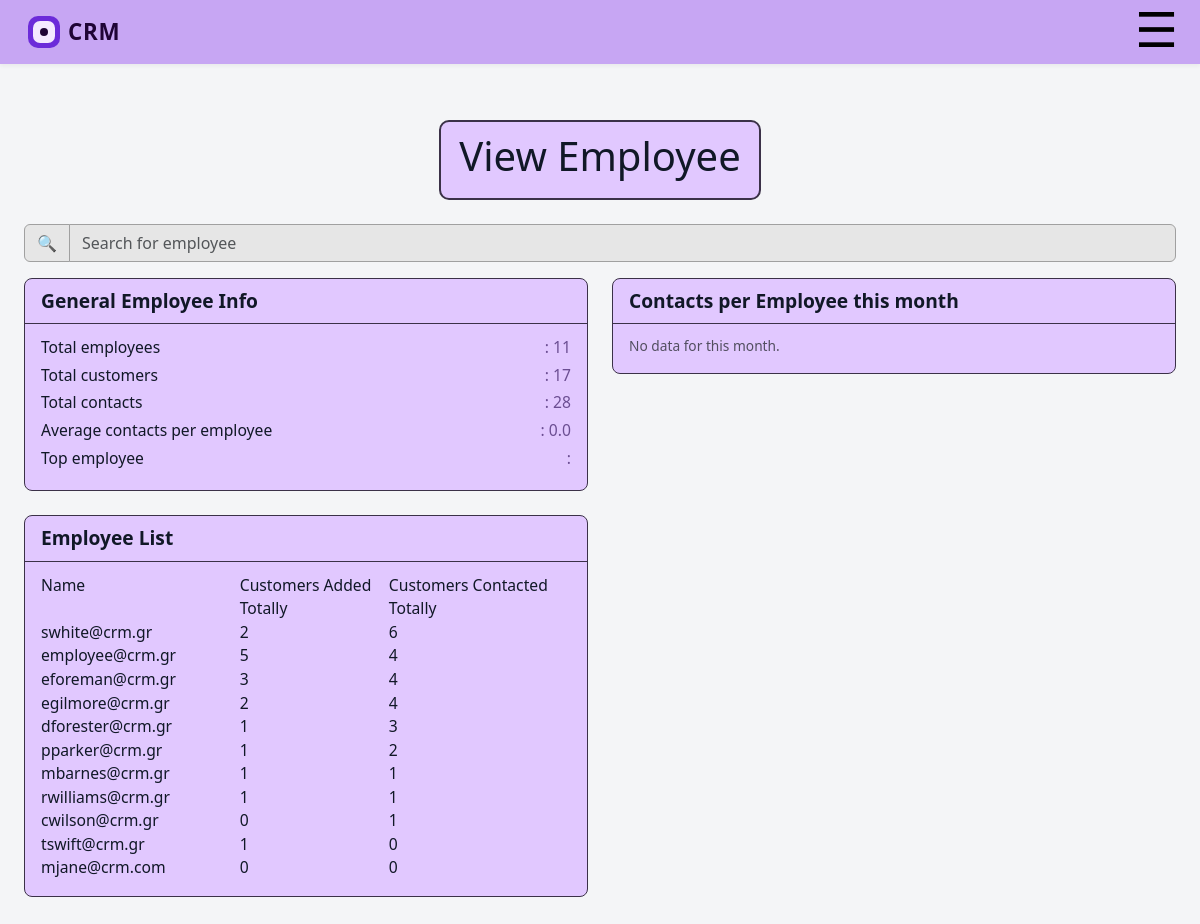
/manager/viewemployee, run on the app's committed database.
### tables this page shows
CREATE TABLE users (
                        id INTEGER PRIMARY KEY AUTOINCREMENT,
                        "username" TEXT NOT NULL, 
                        password TEXT NOT NULL,
                        role TEXT DEFAULT 'member',
                        created_at TIMESTAMP DEFAULT CURRENT_TIMESTAMP
                    , name TEXT, status TEXT);

### app.py (the view)
@app.route("/manager/viewemployee")
def manager_view_emplo():
    conn = get_db_connection()
    cur = conn.cursor()
    cur.execute("SELECT COUNT(*) FROM employees;")
    total_empl = cur.fetchone()[0]
    cur.execute("SELECT COUNT(*) FROM customers;")
    total_cus = cur.fetchone()[0]
    cur.execute("SELECT COUNT(*) FROM customer_contact;")
    total_cont = cur.fetchone()[0]
    cur.execute("""
        SELECT COUNT(*)
        FROM customer_contact
        WHERE last_contact >= date('now','start of month')
          AND last_contact <  date('now','start of month','+1 month');
    """)
    contacts_this_month = cur.fetchone()[0]
    average_cont = round(contacts_this_month / total_empl, 2)
    cur.execute("""
        SELECT e.username, COUNT(*) AS activity_count
        FROM customer_contact cc
        JOIN employees e ON e.id = cc.created_by_user_id
        WHERE cc.last_contact >= date('now','start of month')
          AND cc.last_contact <  date('now','start of month','+1 month')
        GROUP BY e.id
        ORDER BY activity_count DESC
        LIMIT 1;
    """)
    row = cur.fetchone()
    top_employee = row[0] if row else None
    cur.execute("""
        SELECT e.username AS name, COUNT(*) AS count
        FROM customer_contact cc
        JOIN employees e ON e.id = cc.created_by_user_id
        WHERE cc.last_contact >= date('now','start of month')
          AND cc.last_contact <  date('now','start of month','+1 month')
        GROUP BY e.id
        ORDER BY count DESC;
    """)
    month_contacts = [{"name": r[0], "count": r[1]} for r in cur.fetchall()]
    cur.execute("""
        SELECT
          e.username AS name,

          (SELECT COUNT(*)
           FROM customers c
           WHERE c.created_by_user_id = e.id
          ) AS customers_added_total,

          (SELECT COUNT(DISTINCT cc.customer_id)
           FROM customer_contact cc
           WHERE cc.created_by_user_id = e.id
          ) AS customers_contacted_total

        FROM employees e
        ORDER BY customers_contacted_total DESC, customers_added_total DESC, e.username;
    """)
    employee_list = [
        {
            "name": r[0],
            "customers_added_total": r[1],
            "customers_contacted_total": r[2],
        }
        for r in cur.fetchall()
    ]
    conn.close()
    stats = {
        "total_empl": total_empl,
        "total_cus": total_cus,
        "total_cont": total_cont,
        "average_cont": average_cont,
        "top_employee": top_employee,
        "month_contacts": month_contacts,
        "employee_list": employee_list,
        }
    return render_template("manager_view_emplo.html", stats=stats)

### app.py (called while the page is built)
def get_db_connection():
    conn = sqlite3.connect("task_manager.db")
    conn.row_factory = sqlite3.Row
    conn.execute("PRAGMA foreign_keys = ON;")
    return conn

### templates/manager_view_emplo.html (shortened to what this page needs)
{% extends "base_manager.html" %}
{% block content %}
<div class="container-xl mt-4">
<div class="d-flex justify-content-center mb-4">
    <div class="activity-header-box">
        <h1 class="admin-dashboard-title">View Employee</h1>
    </div>
</div>
    </div>
        <form method="get" class="admin-search mb-3">
            <div class="input-group">
                <span class="input-group-text admin-search-icon">🔍</span>
                <input
                    type="text"
                    class="form-control admin-search-input"
                    name="q"
                    placeholder="Search for employee"
                    value="{{ q or '' }}"
                >
            </div>
        </form>
<div class="d-flex flex-column gap-4">
  <div class="row g-4">
    <div class="col-md-6">
      <div class="activity-card">
        <div class="activity-card-header">General Employee Info</div>
        <div class="activity-card-body">
          <div class="activity-row">
            <span>Total employees</span><span>: {{ stats.total_empl }}</span>
          </div>
          <div class="activity-row">
            <span>Total customers</span><span>: {{ stats.total_cus }}</span>
          </div>
          <div class="activity-row">
            <span>Total contacts</span><span>: {{ stats.total_cont }}</span>
          </div>
          <div class="activity-row">
            <span>Average contacts per employee</span><span>: {{ stats.average_cont }}</span>
          </div>
          <div class="activity-row">
            <span>Top employee</span><span>: {{ stats.top_employee_name }}</span>
          </div>
        </div>
      </div>
    </div>
    <div class="col-md-6">
      <div class="activity-card">
        <div class="activity-card-header">Contacts per Employee this month</div>
        <div class="activity-card-body">
          {% set max_val = (stats.month_contacts | map(attribute='count') | max) if stats.month_contacts else 1 %}
          {% if not stats.month_contacts %}
            <div class="text-muted small">No data for this month.</div>
          {% endif %}
        </div>
      </div>
    </div>
  </div>
  <div class="row g-4">
    <div class="col-md-6">
      <div class="activity-card">
        <div class="activity-card-header">Employee List</div>
        <div class="activity-card-body">
          <div class="emp-table">
            <div class="emp-head">
              <div class="emp-col name">Name</div>
              <div class="emp-col num">Customers Added Totally</div>
              <div class="emp-col num">Customers Contacted Totally</div>
            </div>
            {% for e in stats.employee_list %}
              <div class="emp-row">
                <div class="emp-col name">{{ e.name }}</div>
                <div class="emp-col num">{{ e.customers_added_total }}</div>
                <div class="emp-col num">{{ e.customers_contacted_total }}</div>
              </div>
            {% endfor %}
          </div>
        </div>
      </div>
    </div>
  </div>
</div>
{% endblock %}

### static/css/app.css (style rules this page uses)
:root { --app-bg: #f4f5f7; --app-primary: #6c2bd9; --app-primary-dark: #4c1ca3; --app-button-bg: #7a869a; --app-text-main: #111827; }
body.bg-app { background-color: var(--app-bg); font-family: system-ui, -apple-system, BlinkMacSystemFont, "Segoe UI", sans-serif; color: var(--app-text-main); }
.activity-header-box { display: inline-block; padding: 10px 18px; background: #e1c8ff; border: 2px solid #3b3148; border-radius: 10px; }
.activity-card { background: #e1c8ff; border-radius: 8px; border: 1.5px solid #3b3148; overflow: hidden; }
.activity-card-header { font-weight: 700; font-size: 1.2rem; padding: 8px 16px; border-bottom: 1px solid #3b3148; }
.activity-card-body { padding: 12px 16px 16px; font-size: 0.98rem; }
.activity-row { display: flex; justify-content: space-between; margin-bottom: 4px; }
.activity-row span:last-child { color: #6b4e92; }
.admin-search .input-group-text.admin-search-icon { background: #e6e6e6; border: 1px solid #a0a0a0; }
.admin-search-input { background: #e6e6e6; border: 1px solid #a0a0a0; }
.emp-head, .emp-row { display: grid; grid-template-columns: 1.2fr 0.9fr 1.1fr; }

### data on the page
users: name "swhite@crm.gr", customers_added_total "2", customers_contacted_total "6"
users: name "employee@crm.gr", customers_added_total "5", customers_contacted_total "4"
users: name "eforeman@crm.gr", customers_added_total "3", customers_contacted_total "4"
users: name "egilmore@crm.gr", customers_added_total "2", customers_contacted_total "4"
users: name "dforester@crm.gr", customers_added_total "1", customers_contacted_total "3"
users: name "pparker@crm.gr", customers_added_total "1", customers_contacted_total "2"
users: name "mbarnes@crm.gr", customers_added_total "1", customers_contacted_total "1"
users: name "rwilliams@crm.gr", customers_added_total "1", customers_contacted_total "1"
users: name "cwilson@crm.gr", customers_added_total "0", customers_contacted_total "1"
users: name "tswift@crm.gr", customers_added_total "1", customers_contacted_total "0"
users: name "mjane@crm.com", customers_added_total "0", customers_contacted_total "0"

### other printed values
{{ stats.total_empl }} "11"
{{ stats.total_cus }} "17"
{{ stats.total_cont }} "28"
{{ stats.average_cont }} "0.0"
